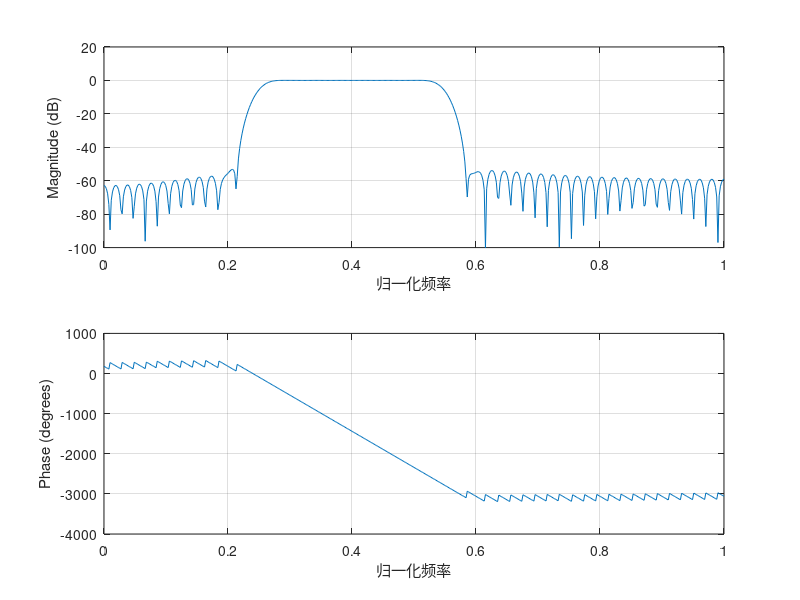

Source code (MATLAB):
%%%%%%%%%%%%%%%%%%%%%%%%%%%%%%%%%%
%       随机信号分析实验
% 功能：设计FIR带通数字滤波器并绘制幅频响应曲线
% 作者：BenSmithLight
% 开源地址：https://github.com/BenSmithLight/Stochastic-signal-analysis-experiment
%%%%%%%%%%%%%%%%%%%%%%%%%%%%%%%%%%

%% 设计FIR滤波器
b = fir1(100, [0.25 0.55], 'bandpass', hamming(101));
% 100阶，截止频率为0.25pi和0.55pi的带通滤波器，窗函数为hamming窗

%% 绘制幅频特性曲线
freqz(b, 1, 512, 2); % 512点FFT，归一化频率，单位为pi

% 修改坐标轴信息
subplot(2, 1, 1);
xlabel('归一化频率');
ylim([-100 20]);
subplot(2, 1, 2);
xlabel('归一化频率');
ylim([-4000 1000]);
